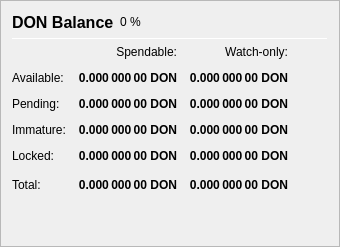
                   <widget class="QFrame" name="frame_Balances">
                    <property name="frameShape">
                     <enum>QFrame::StyledPanel</enum>
                    </property>
                    <property name="frameShadow">
                     <enum>QFrame::Raised</enum>
                    </property>
                    <layout class="QVBoxLayout" name="verticalLayout_4">
                     <item>
                      <layout class="QHBoxLayout" name="horizontalLayout_4">
                       <item>
                        <widget class="QLabel" name="label_5">
                         <property name="minimumSize">
                          <size>
                           <width>0</width>
                           <height>20</height>
                          </size>
                         </property>
                         <property name="font">
                          <font>
                           <pointsize>12</pointsize>
                           <weight>75</weight>
                           <bold>true</bold>
                          </font>
                         </property>
                         <property name="text">
                          <string>DON Balance</string>
                         </property>
                        </widget>
                       </item>
                       <item>
                        <widget class="QLabel" name="labelDONPercent">
                         <property name="text">
                          <string notr="true">0 %</string>
                         </property>
                        </widget>
                       </item>
                       <item>
                        <spacer name="horizontalSpacer_3">
                         <property name="orientation">
                          <enum>Qt::Horizontal</enum>
                         </property>
                         <property name="sizeHint" stdset="0">
                          <size>
                           <width>40</width>
                           <height>20</height>
                          </size>
                         </property>
                        </spacer>
                       </item>
                      </layout>
                     </item>
                     <item>
                      <widget class="Line" name="line_Balance">
                       <property name="minimumSize">
                        <size>
                         <width>0</width>
                         <height>1</height>
                        </size>
                       </property>
                       <property name="maximumSize">
                        <size>
                         <width>16777215</width>
                         <height>1</height>
                        </size>
                       </property>
                       <property name="orientation">
                        <enum>Qt::Horizontal</enum>
                       </property>
                      </widget>
                     </item>
                     <item>
                      <layout class="QGridLayout" name="gridLayout">
                       <property name="spacing">
                        <number>12</number>
                       </property>
                       <item row="0" column="1">
                        <widget class="QLabel" name="labelSpendable">
                         <property name="text">
                          <string>Spendable:</string>
                         </property>
                         <property name="alignment">
                          <set>Qt::AlignRight|Qt::AlignTrailing|Qt::AlignVCenter</set>
                         </property>
                        </widget>
                       </item>
                       <item row="0" column="2">
                        <widget class="QLabel" name="labelWatchonly">
                         <property name="text">
                          <string>Watch-only:</string>
                         </property>
                         <property name="alignment">
                          <set>Qt::AlignRight|Qt::AlignTrailing|Qt::AlignVCenter</set>
                         </property>
                        </widget>
                       </item>
                       <item row="1" column="0">
                        <widget class="QLabel" name="labelBalanceText">
                         <property name="text">
                          <string>Available:</string>
                         </property>
                        </widget>
                       </item>
                       <item row="1" column="1">
                        <widget class="QLabel" name="labelBalance">
                         <property name="font">
                          <font>
                           <weight>75</weight>
                           <bold>true</bold>
                          </font>
                         </property>
                         <property name="cursor">
                          <cursorShape>IBeamCursor</cursorShape>
                         </property>
                         <property name="toolTip">
                          <string>Your current spendable balance</string>
                         </property>
                         <property name="text">
                          <string notr="true">0.000 000 00 DON</string>
                         </property>
                         <property name="alignment">
                          <set>Qt::AlignRight|Qt::AlignTrailing|Qt::AlignVCenter</set>
                         </property>
                         <property name="textInteractionFlags">
                          <set>Qt::LinksAccessibleByMouse|Qt::TextSelectableByKeyboard|Qt::TextSelectableByMouse</set>
                         </property>
                        </widget>
                       </item>
                       <item row="1" column="2">
                        <widget class="QLabel" name="labelWatchAvailable">
                         <property name="font">
                          <font>
                           <weight>75</weight>
                           <bold>true</bold>
                          </font>
                         </property>
                         <property name="cursor">
                          <cursorShape>IBeamCursor</cursorShape>
                         </property>
                         <property name="toolTip">
                          <string>Your current balance in watch-only addresses</string>
                         </property>
                         <property name="text">
                          <string notr="true">0.000 000 00 DON</string>
                         </property>
                         <property name="alignment">
                          <set>Qt::AlignRight|Qt::AlignTrailing|Qt::AlignVCenter</set>
                         </property>
                         <property name="textInteractionFlags">
                          <set>Qt::LinksAccessibleByMouse|Qt::TextSelectableByKeyboard|Qt::TextSelectableByMouse</set>
                         </property>
                        </widget>
                       </item>
                       <item row="2" column="0">
                        <widget class="QLabel" name="labelPendingText">
                         <property name="text">
                          <string>Pending:</string>
                         </property>
                        </widget>
                       </item>
                       <item row="2" column="1">
                        <widget class="QLabel" name="labelUnconfirmed">
                         <property name="font">
                          <font>
                           <weight>75</weight>
                           <bold>true</bold>
                          </font>
                         </property>
                         <property name="cursor">
                          <cursorShape>IBeamCursor</cursorShape>
                         </property>
                         <property name="toolTip">
                          <string>Total of transactions that have yet to be confirmed, and do not yet count toward the spendable balance</string>
                         </property>
                         <property name="text">
                          <string notr="true">0.000 000 00 DON</string>
                         </property>
                         <property name="alignment">
                          <set>Qt::AlignRight|Qt::AlignTrailing|Qt::AlignVCenter</set>
                         </property>
                         <property name="textInteractionFlags">
                          <set>Qt::LinksAccessibleByMouse|Qt::TextSelectableByKeyboard|Qt::TextSelectableByMouse</set>
                         </property>
                        </widget>
                       </item>
                       <item row="2" column="2">
                        <widget class="QLabel" name="labelWatchPending">
                         <property name="font">
                          <font>
                           <weight>75</weight>
                           <bold>true</bold>
                          </font>
                         </property>
                         <property name="cursor">
                          <cursorShape>IBeamCursor</cursorShape>
                         </property>
                         <property name="toolTip">
                          <string>Unconfirmed transactions to watch-only addresses</string>
                         </property>
                         <property name="text">
                          <string notr="true">0.000 000 00 DON</string>
                         </property>
                         <property name="alignment">
                          <set>Qt::AlignRight|Qt::AlignTrailing|Qt::AlignVCenter</set>
                         </property>
                         <property name="textInteractionFlags">
                          <set>Qt::LinksAccessibleByMouse|Qt::TextSelectableByKeyboard|Qt::TextSelectableByMouse</set>
                         </property>
                        </widget>
                       </item>
                       <item row="3" column="0">
                        <widget class="QLabel" name="labelImmatureText">
                         <property name="text">
                          <string>Immature:</string>
                         </property>
                        </widget>
                       </item>
                       <item row="3" column="1">
                        <widget class="QLabel" name="labelImmature">
                         <property name="font">
                          <font>
                           <weight>75</weight>
                           <bold>true</bold>
                          </font>
                         </property>
                         <property name="cursor">
                          <cursorShape>IBeamCursor</cursorShape>
                         </property>
                         <property name="toolTip">
                          <string>Staked or masternode rewards that has not yet matured</string>
                         </property>
                         <property name="text">
                          <string notr="true">0.000 000 00 DON</string>
                         </property>
                         <property name="alignment">
                          <set>Qt::AlignRight|Qt::AlignTrailing|Qt::AlignVCenter</set>
                         </property>
                         <property name="textInteractionFlags">
                          <set>Qt::LinksAccessibleByMouse|Qt::TextSelectableByKeyboard|Qt::TextSelectableByMouse</set>
                         </property>
                        </widget>
                       </item>
                       <item row="3" column="2">
                        <widget class="QLabel" name="labelWatchImmature">
                         <property name="font">
                          <font>
                           <weight>75</weight>
                           <bold>true</bold>
                          </font>
                         </property>
                         <property name="cursor">
                          <cursorShape>IBeamCursor</cursorShape>
                         </property>
                         <property name="toolTip">
                          <string>Staked or masternode rewards in watch-only addresses that has not yet matured</string>
                         </property>
                         <property name="text">
                          <string notr="true">0.000 000 00 DON</string>
                         </property>
                         <property name="alignment">
                          <set>Qt::AlignRight|Qt::AlignTrailing|Qt::AlignVCenter</set>
                         </property>
                         <property name="textInteractionFlags">
                          <set>Qt::LinksAccessibleByMouse|Qt::TextSelectableByKeyboard|Qt::TextSelectableByMouse</set>
                         </property>
                        </widget>
                       </item>
                       <item row="4" column="0">
                        <widget class="QLabel" name="labelLockedBalanceText">
                         <property name="toolTip">
                          <string>Locked DON or Masternode collaterals. These are excluded from zDON minting.</string>
                         </property>
                         <property name="text">
                          <string>Locked:</string>
                         </property>
                        </widget>
                       </item>
                       <item row="4" column="1">
                        <widget class="QLabel" name="labelLockedBalance">
                         <property name="font">
                          <font>
                           <weight>75</weight>
                           <bold>true</bold>
                          </font>
                         </property>
                         <property name="cursor">
                          <cursorShape>IBeamCursor</cursorShape>
                         </property>
                         <property name="toolTip">
                          <string>Locked DON or Masternode collaterals. These are excluded from zDON minting.</string>
                         </property>
                         <property name="text">
                          <string notr="true">0.000 000 00 DON</string>
                         </property>
                         <property name="alignment">
                          <set>Qt::AlignRight|Qt::AlignTrailing|Qt::AlignVCenter</set>
                         </property>
                         <property name="textInteractionFlags">
                          <set>Qt::LinksAccessibleByMouse|Qt::TextSelectableByKeyboard|Qt::TextSelectableByMouse</set>
                         </property>
                        </widget>
                       </item>
                       <item row="4" column="2">
                        <widget class="QLabel" name="labelWatchLocked">
                         <property name="font">
                          <font>
                           <weight>75</weight>
                           <bold>true</bold>
                          </font>
                         </property>
                         <property name="cursor">
                          <cursorShape>IBeamCursor</cursorShape>
                         </property>
                         <property name="toolTip">
                          <string>Current locked balance in watch-only addresses</string>
                         </property>
                         <property name="text">
                          <string notr="true">0.000 000 00 DON</string>
                         </property>
                         <property name="alignment">
                          <set>Qt::AlignRight|Qt::AlignTrailing|Qt::AlignVCenter</set>
                         </property>
                         <property name="textInteractionFlags">
                          <set>Qt::LinksAccessibleByMouse|Qt::TextSelectableByKeyboard|Qt::TextSelectableByMouse</set>
                         </property>
                        </widget>
                       </item>
                       <item row="5" column="0">
                        <widget class="QLabel" name="labelTotalText">
                         <property name="toolTip">
                          <string>Your current DONATE balance, unconfirmed and immature transactions included</string>
                         </property>
                         <property name="text">
                          <string>Total:</string>
                         </property>
                        </widget>
                       </item>
                       <item row="5" column="1">
                        <widget class="QLabel" name="labelTotal">
                         <property name="font">
                          <font>
                           <weight>75</weight>
                           <bold>true</bold>
                          </font>
                         </property>
                         <property name="cursor">
                          <cursorShape>IBeamCursor</cursorShape>
                         </property>
                         <property name="toolTip">
                          <string>Your current DONATE balance, unconfirmed and immature transactions included</string>
                         </property>
                         <property name="text">
                          <string notr="true">0.000 000 00 DON</string>
                         </property>
                         <property name="alignment">
                          <set>Qt::AlignRight|Qt::AlignTrailing|Qt::AlignVCenter</set>
                         </property>
                         <property name="textInteractionFlags">
                          <set>Qt::LinksAccessibleByMouse|Qt::TextSelectableByKeyboard|Qt::TextSelectableByMouse</set>
                         </property>
                        </widget>
                       </item>
                       <item row="5" column="2">
                        <widget class="QLabel" name="labelWatchTotal">
                         <property name="font">
                          <font>
                           <weight>75</weight>
                           <bold>true</bold>
                          </font>
                         </property>
                         <property name="cursor">
                          <cursorShape>IBeamCursor</cursorShape>
                         </property>
                         <property name="toolTip">
                          <string>Current total balance in watch-only addresses</string>
                         </property>
                         <property name="text">
                          <string notr="true">0.000 000 00 DON</string>
                         </property>
                         <property name="alignment">
                          <set>Qt::AlignRight|Qt::AlignTrailing|Qt::AlignVCenter</set>
                         </property>
                         <property name="textInteractionFlags">
                          <set>Qt::LinksAccessibleByMouse|Qt::TextSelectableByKeyboard|Qt::TextSelectableByMouse</set>
                         </property>
                        </widget>
                       </item>
                       <item row="5" column="3">
                        <spacer name="horizontalSpacer_9">
                         <property name="orientation">
                          <enum>Qt::Horizontal</enum>
                         </property>
                         <property name="sizeHint" stdset="0">
                          <size>
                           <width>40</width>
                           <height>20</height>
                          </size>
                         </property>
                        </spacer>
                       </item>
                      </layout>
                     </item>
                     <item>
                      <spacer name="verticalSpacer_3">
                       <property name="orientation">
                        <enum>Qt::Vertical</enum>
                       </property>
                       <property name="sizeHint" stdset="0">
                        <size>
                         <width>20</width>
                         <height>40</height>
                        </size>
                       </property>
                      </spacer>
                     </item>
                    </layout>
                   </widget>
